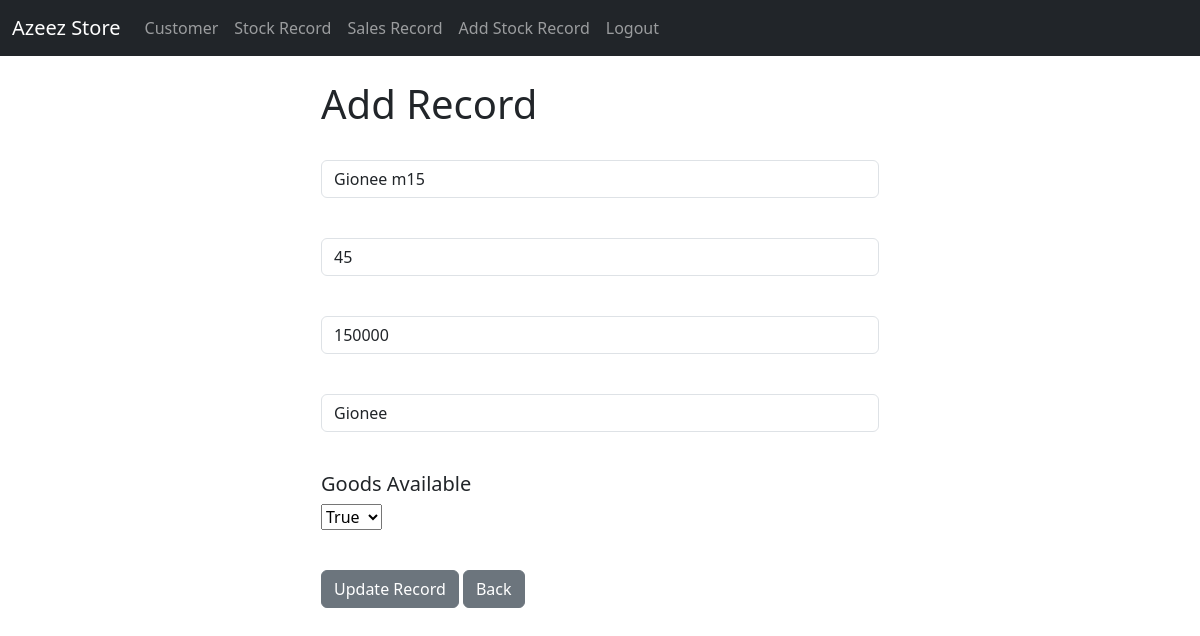
Screenshot of /update-record/7 (signed in) with the database file from the repository.
### base/models.py (models this page shows, shortened)
class Stock(models.Model):
    username = models.ForeignKey(User, on_delete=models.CASCADE, blank=True, null=True)
    created_at = models.DateTimeField(auto_now_add=True, blank=True, null=True)
    name = models.CharField(max_length=50, blank=True, null=True, )
    quantity = models.IntegerField(blank=True, null=True)
    price = models.CharField(max_length=100, blank=True, null=True)
    updated = models.DateTimeField(auto_now=True, blank=True, null=True)
    brand = models.CharField(max_length=150, null=True, blank=True, )
    available = models.BooleanField(default=True, blank=True, null=True)

### base/views.py (the view, shortened to what this page needs)
# urls.py: path('update-record/<str:pk>', views.update_record, name='update'),
@login_required(login_url='base:login')
def update_record(request, pk):
    store = Stock.objects.get(id=pk)
    context = {'data': store}
    return render(request, 'base/update_record.html', context)

### base/templates/base/update_record.html (shortened to what this page needs)
{% extends 'base/base.html' %}
{% block content %}
<div class="col-md-6 offset-md-3">
<h1>Add Record</h1>
<br/>
<form method="POST" action="{% url 'base:update' data.id %}">
     <div class="mb-3">
    <input type="text" class="form-control" value="{{data.name}}" name="stock", placeholder="Enter Stock Name" required>
  </div><br>
     <div class="mb-3">
    <input type="number" class="form-control" value="{{data.quantity}}" name="Qty", placeholder="Enter Quantity" required>
  </div><br/>
     <div class="mb-3">
    <input type="number" class="form-control" value="{{data.price}}" name="price", placeholder="Enter price" required>
  </div><br/>
    <div class="mb-3">
    <input type="text" class="form-control" name="brand", value="{{data.brand}}" placeholder="Enter Brand Name" required>
  </div><br/>
     <div class="mb-3">
         <h5>Goods Available</h5>
    <select name="available">
        <option value="True">True</option>
    </select>
  </div><br/>
  <button type="submit" class="btn btn-secondary">Update Record</button>
   <a href="{% url 'base:index' %}" class="btn btn-secondary">Back</a>
</form>
</div>
{% endblock %}

### rows the page displays
Stock: stock "Gionee m15", Qty "45", price "150000", brand "Gionee"
